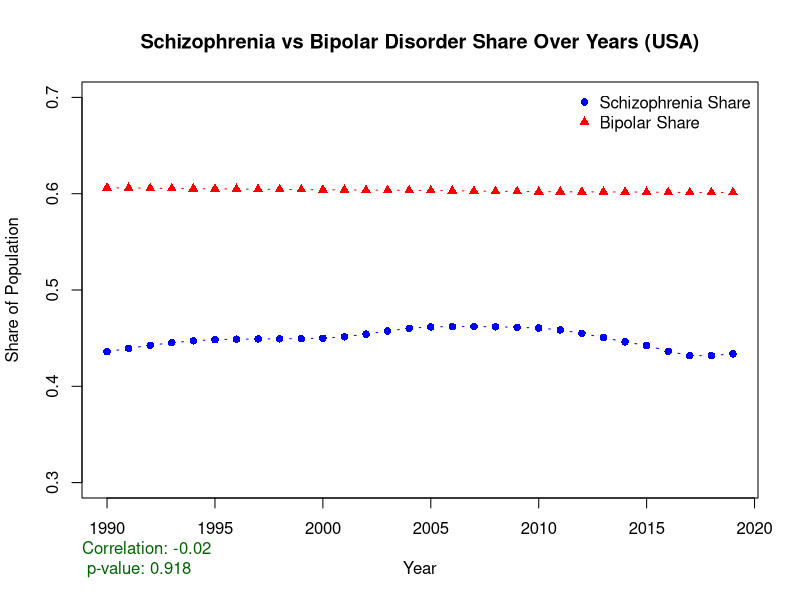
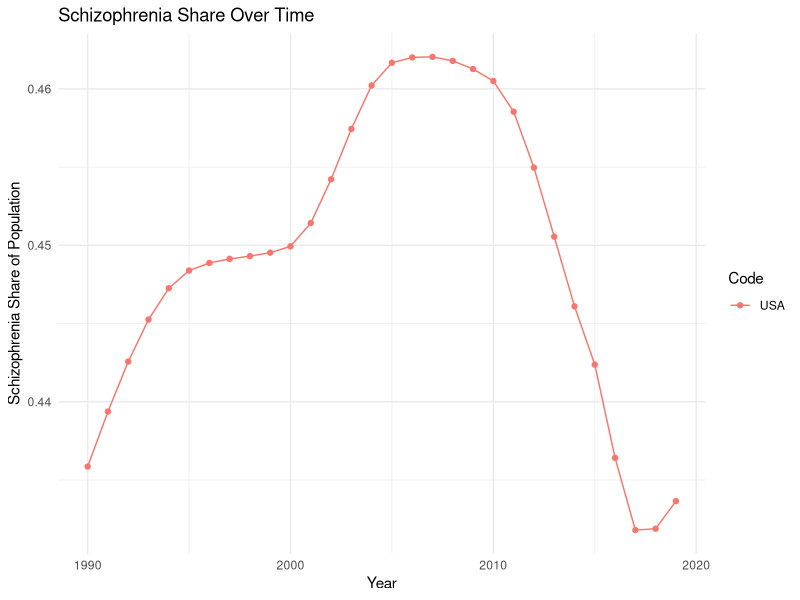
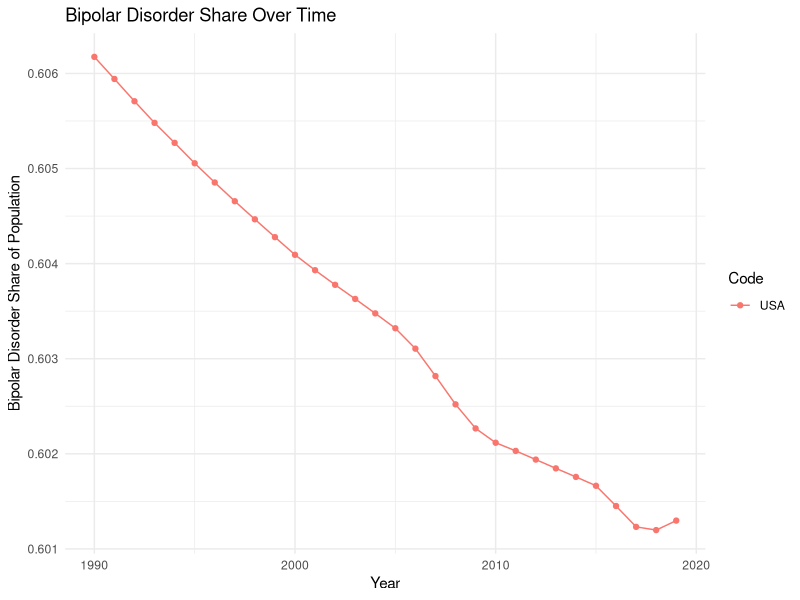
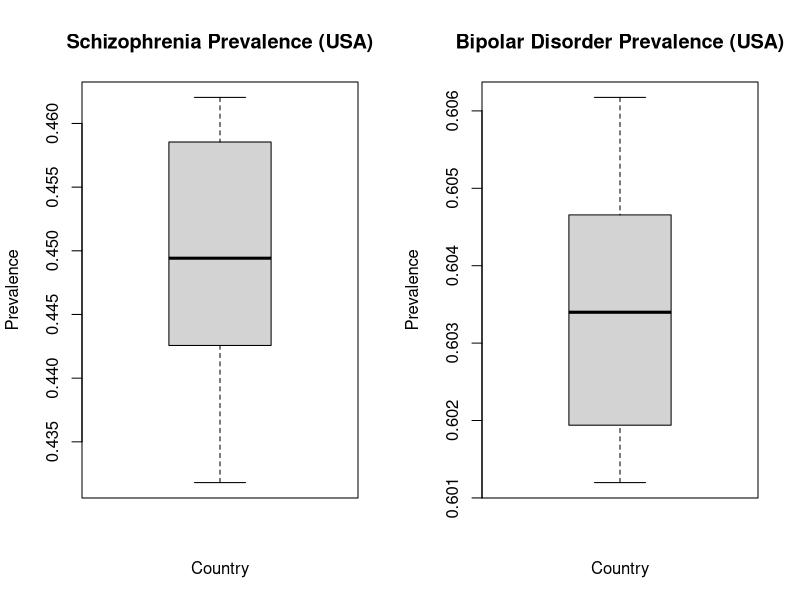
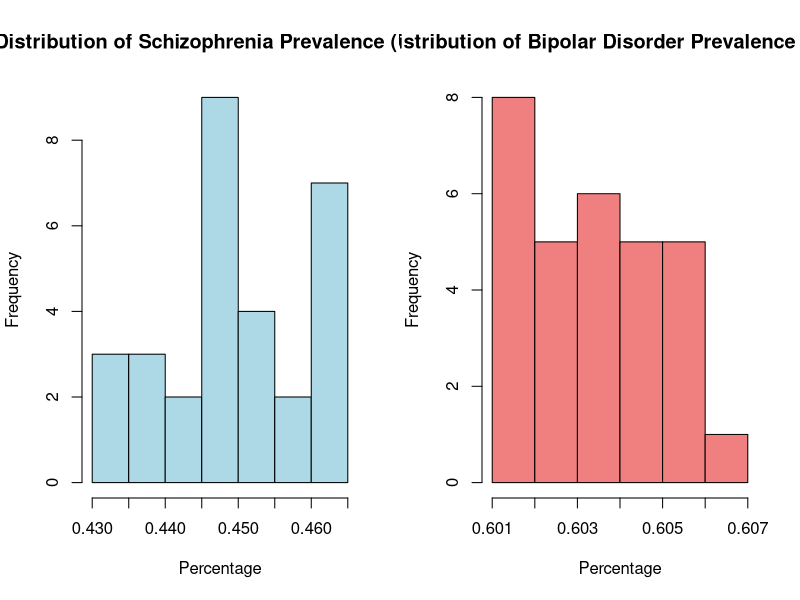
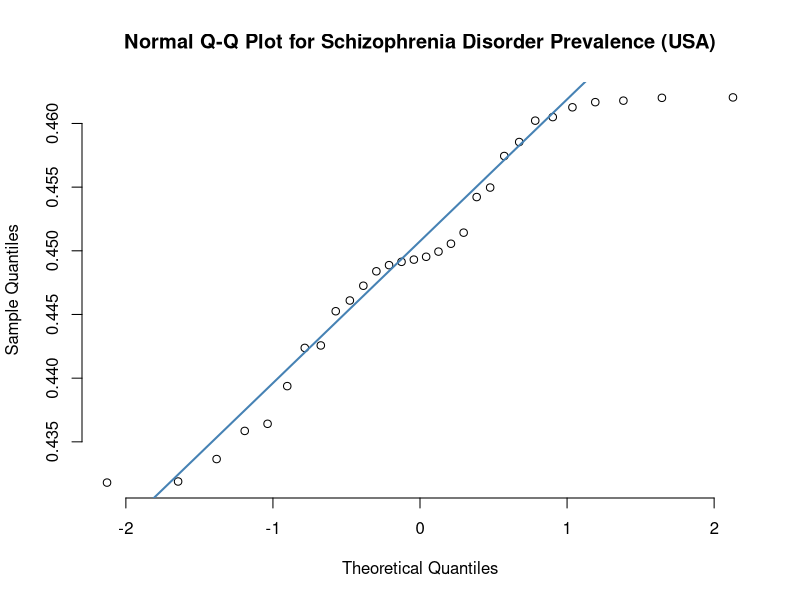
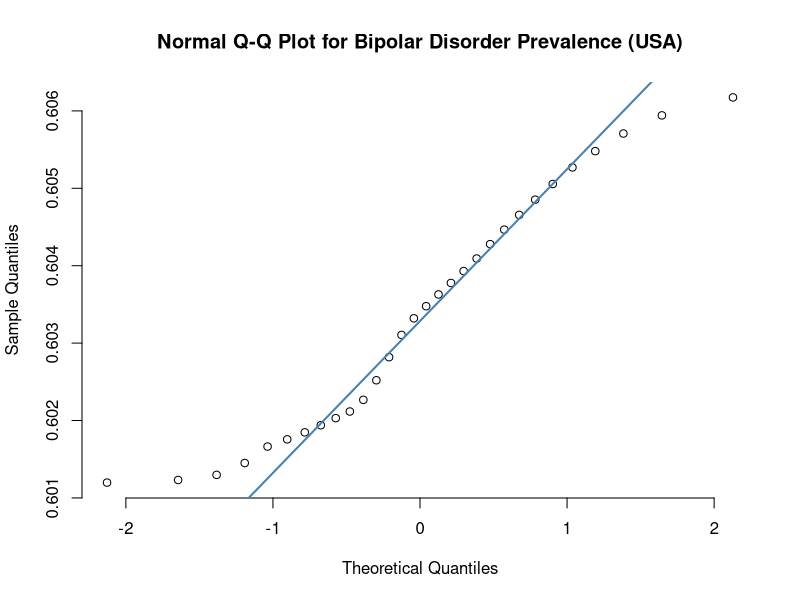
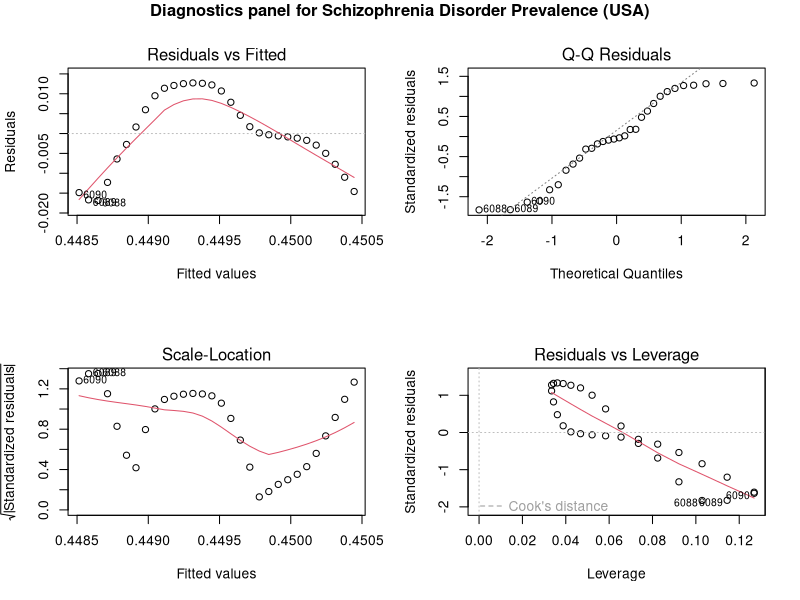

Here is the R script that generated these plots, in order:
# Load necessary libraries
library(readr)
library(ggplot2)

# Read the dataset for further analysis
mental_health_data <- read.csv("mental-illnesses-prevalence-all.csv")

# Get only required countries
countries_of_interest <- c("USA")  # "Australia", "Cameroon", "Cambodia"
filtered_data <- subset(mental_health_data, Code %in% countries_of_interest)

# Perform linear regression analysis
linear_model <- lm(Schizo ~ Bipolar, data = filtered_data)
summary(linear_model)
linear_model_schizo <- lm(Schizo ~ Year, data = filtered_data)
linear_model_bipolar <- lm(Bipolar ~ Year, data = filtered_data)

# Time series scatter plot for Schizophrenia and Bipolar Disorder share over years for the USA
time_series_plot_combined <- function(){
plot(filtered_data$Year, filtered_data$Schizo, type = "b",
     ylim = c(0.3, 0.7), xlab = "Year", ylab = "Share of Population",
     col = "blue", pch = 16,
     main = "Schizophrenia vs Bipolar Disorder Share Over Years (USA)")
lines(filtered_data$Year, filtered_data$Bipolar, type = "b", col = "red", pch = 17)

legend("topright", legend = c("Schizophrenia Share", "Bipolar Share"),
       col = c("blue", "red"), pch = c(16, 17), bty = "n")

# Correlation test between Schizophrenia and Bipolar disorder in the USA
correlation <- cor.test(filtered_data$Schizo, filtered_data$Bipolar)
mtext(paste("Correlation:", round(correlation$estimate, 2), "\n", 
            "p-value:", signif(correlation$p.value, digits = 3)), 
      side = 1, line = 3, col = "darkgreen", adj = 0)
}
time_series_plot_combined()

# Loop through each country to perform correlation and regression analysis
for (country in countries_of_interest) {
  # Filter data for the current country
  country_data <- subset(filtered_data, Code == country)
  
  # Perform Pearson correlation test
  correlation_test <- cor.test(country_data$Schizo, country_data$Bipolar, method = "pearson")
  
  # Perform linear regression analysis
  linear_model_country <- lm(Schizo ~ Bipolar, data = country_data)
  
  # Print results for each country
  cat("\nResults for", country, ":\n")
  print(correlation_test)
  print(summary(linear_model_country))
  
  # Create scatter plot with regression line for each country
  ggplot(country_data, aes(x = Bipolar, y = Schizo)) +
    geom_point() +
    geom_smooth(method = "lm", col = "blue") +
    labs(title = paste("Schizophrenia vs Bipolar in", country),
         x = "Bipolar Disorder Prevalence",
         y = "Schizophrenia Prevalence") +
    theme_minimal()
}

# Time series analysis of Schizophrenia and Bipolar Disorder share over years for all countries
ggplot(filtered_data, aes(x = Year, y = Schizo, group = Code, color = Code)) +
  geom_line() +
  geom_point() +
  labs(title = "Schizophrenia Share Over Time",
       x = "Year",
       y = "Schizophrenia Share of Population") +
  theme_minimal()

ggplot(filtered_data, aes(x = Year, y = Bipolar, group = Code, color = Code)) +
  geom_line() +
  geom_point() +
  labs(title = "Bipolar Disorder Share Over Time",
       x = "Year",
       y = "Bipolar Disorder Share of Population") +
  theme_minimal()

# Quartile table statistics
summary(filtered_data$Schizo)
sd(filtered_data$Schizo)
summary(filtered_data$Bipolar)
sd(filtered_data$Bipolar)

# Box plots for Schizophrenia and Bipolar Disorder prevalence across countries
par(mfrow = c(1, 2))
boxplot(filtered_data$Schizo ~ filtered_data$Code, main = "Schizophrenia Prevalence (USA)",
        ylab = "Prevalence", xlab = "Country")
boxplot(filtered_data$Bipolar ~ filtered_data$Code, main = "Bipolar Disorder Prevalence (USA)",
        ylab = "Prevalence", xlab = "Country")
par(mfrow = c(1, 1))

# Histograms for each disorder across countries
par(mfrow = c(1, 2))
hist(filtered_data$Schizo, main = "Distribution of Schizophrenia Prevalence (USA)",
     xlab = "Percentage", ylab = "Frequency", col = "lightblue")
hist(filtered_data$Bipolar, main = "Distribution of Bipolar Disorder Prevalence (USA)",
     xlab = "Percentage", ylab = "Frequency", col = "lightcoral")
par(mfrow = c(1, 1))

# QQ Norm Plots - Included in next section
qqnorm(filtered_data$Schizo, pch = 1, frame = FALSE,
       main = "Normal Q-Q Plot for Schizophrenia Disorder Prevalence (USA)")
qqline(filtered_data$Schizo, col = "steelblue", lwd = 2)

qqnorm(filtered_data$Bipolar, pch = 1, frame = FALSE,
       main = "Normal Q-Q Plot for Bipolar Disorder Prevalence (USA)")
qqline(filtered_data$Bipolar, col = "steelblue", lwd = 2)

# Diagnostics Panel that is required for the presentation
par(mfrow = c(2, 2), oma = c(0, 0, 0, 0))
# Cannot name these with "main=..." because it names all 4 the same thing
plot(linear_model_schizo, main = "")
title("\nDiagnostics panel for Schizophrenia Disorder Prevalence (USA)", outer = TRUE)
# mtext("Diagnostics Panel for Presentation", outer = TRUE, cex = 1.5)
plot(linear_model_bipolar)
title("\nDiagnostics panel for Bipolar Disorder Prevalence (USA)", outer = TRUE)
par(mfrow = c(1,1))

